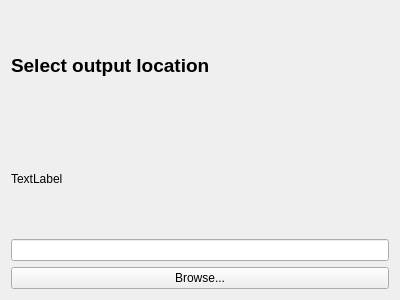
<?xml version="1.0" encoding="UTF-8"?>
<ui version="4.0">
 <class>OutputPage</class>
 <widget class="QWizardPage" name="OutputPage">
  <property name="geometry">
   <rect>
    <x>0</x>
    <y>0</y>
    <width>400</width>
    <height>300</height>
   </rect>
  </property>
  <property name="sizePolicy">
   <sizepolicy hsizetype="Preferred" vsizetype="Expanding">
    <horstretch>0</horstretch>
    <verstretch>0</verstretch>
   </sizepolicy>
  </property>
  <property name="windowTitle">
   <string>WizardPage</string>
  </property>
  <layout class="QVBoxLayout" name="verticalLayout">
   <item>
    <widget class="QLabel" name="label">
     <property name="font">
      <font>
       <pointsize>14</pointsize>
       <weight>75</weight>
       <bold>true</bold>
      </font>
     </property>
     <property name="text">
      <string>Select output location</string>
     </property>
    </widget>
   </item>
   <item>
    <widget class="QLabel" name="description">
     <property name="text">
      <string>TextLabel</string>
     </property>
    </widget>
   </item>
   <item>
    <widget class="QLineEdit" name="outputPath"/>
   </item>
   <item>
    <widget class="QPushButton" name="browseOutputButton">
     <property name="text">
      <string>Browse...</string>
     </property>
    </widget>
   </item>
  </layout>
 </widget>
 <resources/>
 <connections/>
</ui>
